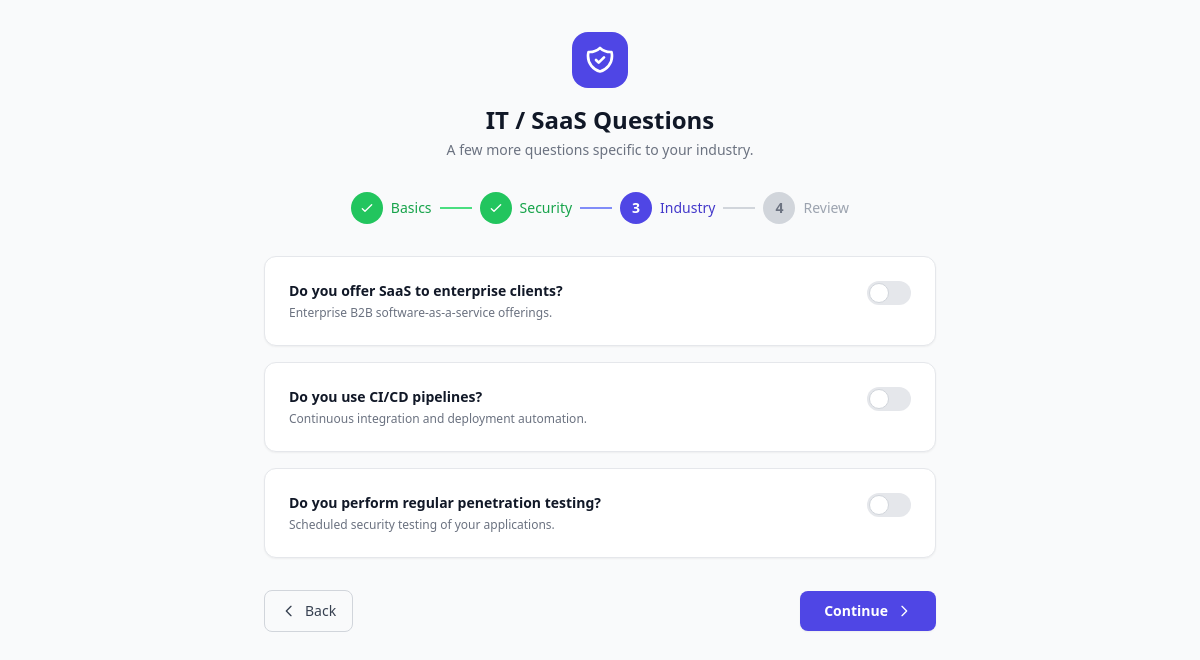
The app's page /onboarding/step3/ (signed in) with its own data.
### core/models.py (models this page shows, shortened)
class OnboardingQuestion(models.Model):
    QUESTION_TYPES = [
        ('boolean', 'Yes/No'),
        ('choice', 'Single Choice'),
        ('multi', 'Multiple Choice'),
        ('text', 'Free Text'),
        ('scale', 'Scale 1-5'),
    ]
    question_text = models.TextField()
    question_type = models.CharField(max_length=20, choices=QUESTION_TYPES)
    options = models.JSONField(default=list, blank=True)
    category = models.CharField(max_length=30, choices=[
        ('basic', 'Basic'),
        ('security', 'Security Posture'),
        ('data', 'Data Handling'),
        ('infrastructure', 'Infrastructure'),
        ('industry_it', 'IT/SaaS Specific'),
        ('industry_banking', 'Banking Specific'),
        ('industry_healthcare', 'Healthcare Specific'),
        ('industry_insurance', 'Insurance Specific'),
        ('industry_government', 'Government Specific'),
        ('industry_ecommerce', 'E-Commerce Specific'),
        ('industry_telecom', 'Telecom Specific'),
        ('industry_pharma', 'Pharma Specific'),
        ('industry_energy', 'Energy Specific'),
        ('industry_manufacturing', 'Manufacturing Specific'),
        ('industry_nbfc', 'NBFC Specific'),
        ('industry_defence', 'Defence Specific'),
    ])
    is_required = models.BooleanField(default=True)
    order = models.IntegerField(default=0)
    help_text = models.TextField(blank=True)
    class Meta:
        ordering = ['order']

### core/views.py (the view, shortened to what this page needs)
# urls.py: path('onboarding/step3/', views.onboarding_step3, name='onboarding_step3'),
@login_required
def onboarding_step3(request):
    org = request.user.organization
    if not org:
        return redirect('onboarding_step1')
    if org.onboarding_completed:
        return redirect('dashboard')
    industry = org.industry
    category_map = {
        'it_saas': 'industry_it',
        'banking': 'industry_banking',
        'healthcare': 'industry_healthcare',
        'insurance': 'industry_insurance',
        'government': 'industry_government',
    }
    category = category_map.get(industry, 'industry_it')
    questions = OnboardingQuestion.objects.filter(category=category)
    existing = {
        r.question_id: r.answer
        for r in OnboardingResponse.objects.filter(organization=org, question__in=questions)
    }
    industry_display = org.get_industry_display()
    return render(request, 'core/onboarding_step3.html', {
        'questions': questions,
        'existing': existing,
        'industry_display': industry_display,
    })

### core/context_processors.py (called while the page is built)
def global_context(request):
    context = {}
    if request.user.is_authenticated and request.user.organization:
        try:
            from alerts.models import Alert
            context['unread_count'] = Alert.objects.filter(
                organization=request.user.organization, is_read=False
            ).count()
        except Exception:
            context['unread_count'] = 0
    return context

### templates/core/onboarding_step3.html (shortened to what this page needs)
<!DOCTYPE html>
<html lang="en" class="">
<head>
    <script src="https://cdn.tailwindcss.com"></script>
</head>
<body class="bg-gray-50 dark:bg-gray-900 min-h-screen px-4 py-8">
<div class="w-full max-w-2xl mx-auto">
    <div class="text-center mb-8">
        <div class="inline-flex items-center justify-center w-14 h-14 rounded-2xl bg-indigo-600 dark:bg-indigo-500 mb-4">
        </div>
        <h1 class="text-2xl font-bold text-gray-900 dark:text-white">{{ industry_display }} Questions</h1>
        <p class="mt-1 text-sm text-gray-500 dark:text-gray-400">A few more questions specific to your industry.</p>
    </div>
    <div class="flex items-center justify-center mb-8">
        <div class="flex items-center space-x-2">
            <div class="flex items-center">
                <span class="flex items-center justify-center w-8 h-8 rounded-full bg-green-500 text-white text-sm font-bold">
                    <svg class="w-4 h-4" fill="none" stroke="currentColor" viewBox="0 0 24 24"><path stroke-linecap="round" stroke-linejoin="round" stroke-width="2" d="M5 13l4 4L19 7"/></svg>
                </span>
                <span class="ml-2 text-sm font-medium text-green-600 dark:text-green-400 hidden sm:inline">Basics</span>
            </div>
            <div class="w-8 h-0.5 bg-green-400"></div>
            <div class="flex items-center">
                <span class="flex items-center justify-center w-8 h-8 rounded-full bg-green-500 text-white text-sm font-bold">
                    <svg class="w-4 h-4" fill="none" stroke="currentColor" viewBox="0 0 24 24"><path stroke-linecap="round" stroke-linejoin="round" stroke-width="2" d="M5 13l4 4L19 7"/></svg>
                </span>
                <span class="ml-2 text-sm font-medium text-green-600 dark:text-green-400 hidden sm:inline">Security</span>
            </div>
            <div class="w-8 h-0.5 bg-indigo-400"></div>
            <div class="flex items-center">
                <span class="flex items-center justify-center w-8 h-8 rounded-full bg-indigo-600 text-white text-sm font-bold">3</span>
                <span class="ml-2 text-sm font-medium text-indigo-700 dark:text-indigo-300 hidden sm:inline">Industry</span>
            </div>
            <div class="w-8 h-0.5 bg-gray-300 dark:bg-gray-600"></div>
            <div class="flex items-center">
                <span class="flex items-center justify-center w-8 h-8 rounded-full bg-gray-300 dark:bg-gray-600 text-gray-500 dark:text-gray-400 text-sm font-bold">4</span>
                <span class="ml-2 text-sm font-medium text-gray-400 dark:text-gray-500 hidden sm:inline">Review</span>
            </div>
        </div>
    </div>
    <form method="post" class="space-y-4">
        {% for question in questions %}
        <div class="bg-white dark:bg-gray-800 rounded-xl shadow-sm p-6 border border-gray-200 dark:border-gray-700">
            <div class="flex items-start justify-between gap-4">
                <div class="flex-1">
                    <h3 class="text-sm font-semibold text-gray-900 dark:text-white">{{ question.question_text }}</h3>
                    {% if question.help_text %}
                    <p class="mt-1 text-xs text-gray-500 dark:text-gray-400">{{ question.help_text }}</p>
                    {% endif %}
                </div>
                {% if question.question_type == 'boolean' %}
                <div class="flex items-center gap-3 flex-shrink-0">
                    <label class="relative inline-flex items-center cursor-pointer">
                        <div class="w-11 h-6 bg-gray-200 peer-focus:outline-none peer-focus:ring-4 peer-focus:ring-indigo-300 dark:peer-focus:ring-indigo-800 rounded-full peer dark:bg-gray-600 peer-checked:after:translate-x-full rtl:peer-checked:after:-translate-x-full peer-checked:after:border-white after:content-[''] after:absolute after:top-[2px] after:start-[2px] after:bg-white after:border-gray-300 after:border after:rounded-full after:h-5 after:w-5 after:transition-all dark:border-gray-600 peer-checked:bg-indigo-600"></div>
                    </label>
                </div>
                {% endif %}
            </div>
        </div>
        {% endfor %}
        <div class="flex items-center justify-between pt-4 pb-8">
            <a href="{% url 'onboarding_step2' %}"
               class="flex items-center gap-2 px-4 py-2.5 rounded-lg border border-gray-300 dark:border-gray-600 text-sm font-medium text-gray-700 dark:text-gray-300 hover:bg-gray-100 dark:hover:bg-gray-700 transition-colors">
                <svg class="w-4 h-4" fill="none" stroke="currentColor" viewBox="0 0 24 24">
                    <path stroke-linecap="round" stroke-linejoin="round" stroke-width="2" d="M15 19l-7-7 7-7"/>
                </svg>
                Back
            </a>
            <button type="submit"
                    class="flex items-center gap-2 px-6 py-2.5 rounded-lg bg-indigo-600 hover:bg-indigo-700 text-white text-sm font-semibold shadow-sm focus:outline-none focus:ring-2 focus:ring-offset-2 focus:ring-indigo-500 transition-colors">
                Continue
                <svg class="w-4 h-4" fill="none" stroke="currentColor" viewBox="0 0 24 24">
                    <path stroke-linecap="round" stroke-linejoin="round" stroke-width="2" d="M9 5l7 7-7 7"/>
                </svg>
            </button>
        </div>
    </form>
</div>
</body>
</html>

### records on screen
OnboardingQuestion: question_text "Do you offer SaaS to enterprise clients?", help_text "Enterprise B2B software-as-a-service offerings."
OnboardingQuestion: question_text "Do you use CI/CD pipelines?", help_text "Continuous integration and deployment automation."
OnboardingQuestion: question_text "Do you perform regular penetration testing?", help_text "Scheduled security testing of your applications."

### other values on screen
{{ industry_display }} "IT / SaaS"
